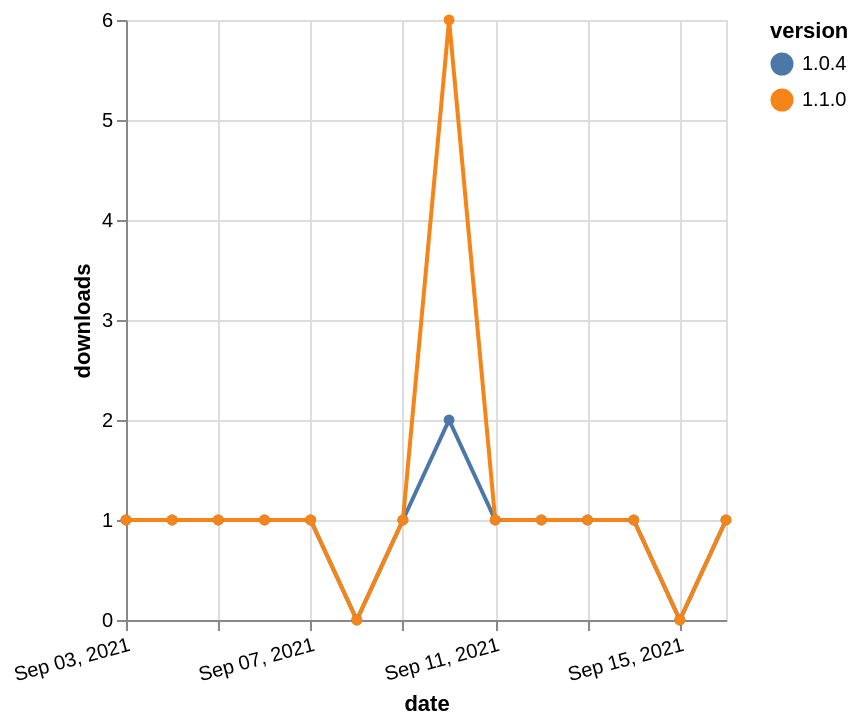

Write the Vega-Lite specification saved for this chart.
### Vega-Lite specification from a JSON file in a GitHub repository (floating-point values rounded to 4 significant figures)
{"$schema": "https://vega.github.io/schema/vega-lite/v5.json", "description": "A simple bar chart with embedded data.", "data": {"values": [{"date": "2021-09-03", "total": 193, "delta": 1, "version": "1.0.4"}, {"date": "2021-09-04", "total": 194, "delta": 1, "version": "1.0.4"}, {"date": "2021-09-05", "total": 195, "delta": 1, "version": "1.0.4"}, {"date": "2021-09-06", "total": 196, "delta": 1, "version": "1.0.4"}, {"date": "2021-09-07", "total": 197, "delta": 1, "version": "1.0.4"}, {"date": "2021-09-08", "total": 197, "delta": 0, "version": "1.0.4"}, {"date": "2021-09-09", "total": 198, "delta": 1, "version": "1.0.4"}, {"date": "2021-09-10", "total": 200, "delta": 2, "version": "1.0.4"}, {"date": "2021-09-11", "total": 201, "delta": 1, "version": "1.0.4"}, {"date": "2021-09-12", "total": 202, "delta": 1, "version": "1.0.4"}, {"date": "2021-09-13", "total": 203, "delta": 1, "version": "1.0.4"}, {"date": "2021-09-14", "total": 204, "delta": 1, "version": "1.0.4"}, {"date": "2021-09-15", "total": 204, "delta": 0, "version": "1.0.4"}, {"date": "2021-09-16", "total": 205, "delta": 1, "version": "1.0.4"}, {"date": "2021-09-03", "total": 273, "delta": 1, "version": "1.1.0"}, {"date": "2021-09-04", "total": 274, "delta": 1, "version": "1.1.0"}, {"date": "2021-09-05", "total": 275, "delta": 1, "version": "1.1.0"}, {"date": "2021-09-06", "total": 276, "delta": 1, "version": "1.1.0"}, {"date": "2021-09-07", "total": 277, "delta": 1, "version": "1.1.0"}, {"date": "2021-09-08", "total": 277, "delta": 0, "version": "1.1.0"}, {"date": "2021-09-09", "total": 278, "delta": 1, "version": "1.1.0"}, {"date": "2021-09-10", "total": 284, "delta": 6, "version": "1.1.0"}, {"date": "2021-09-11", "total": 285, "delta": 1, "version": "1.1.0"}, {"date": "2021-09-12", "total": 286, "delta": 1, "version": "1.1.0"}, {"date": "2021-09-13", "total": 287, "delta": 1, "version": "1.1.0"}, {"date": "2021-09-14", "total": 288, "delta": 1, "version": "1.1.0"}, {"date": "2021-09-15", "total": 288, "delta": 0, "version": "1.1.0"}, {"date": "2021-09-16", "total": 289, "delta": 1, "version": "1.1.0"}]}, "width": "container", "mark": {"type": "line", "point": {"filled": true}}, "encoding": {"x": {"field": "date", "type": "temporal", "timeUnit": "yearmonthdate", "title": "date", "axis": {"labelAngle": -15}}, "y": {"field": "delta", "type": "quantitative", "title": "downloads"}, "color": {"field": "version", "type": "nominal"}, "tooltip": {"field": "delta"}}}
